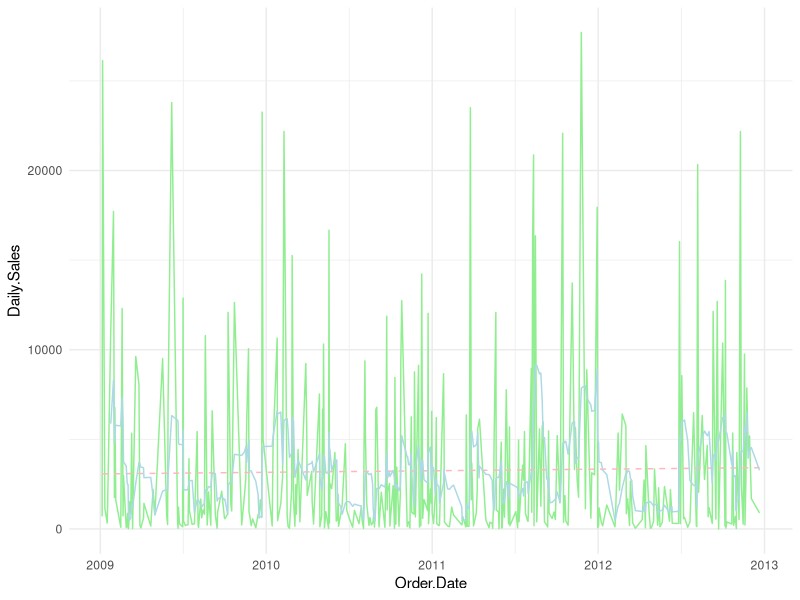

Source code (R):
#10.	Perform trend analysis for the given sales data.

library(dplyr)
library(zoo)
library(ggplot2)

sales_data<-read.csv("SalesData.csv")
#View(sales_data)
head(sales_data)

sales_data$Order.Date<-as.Date(sales_data$Order.Date,format = "%m/%d/%Y")
head(sales_data)

daily_sales<-sales_data %>%
  group_by(Order.Date) %>%
  summarise(Daily.Sales=sum(Sales,na.rm = TRUE)) %>%
  arrange(Order.Date)

daily_sales<-daily_sales %>%
  mutate(Moving_Average = rollmean(Daily.Sales,k=7,fill=NA,align = "right"))

model<-lm(Daily.Sales~Order.Date, data = daily_sales)
daily_sales$Trend<-predict(model)

ggplot(daily_sales, aes(x=Order.Date))+
  geom_line(aes(y=Daily.Sales),color= "lightgreen")+
  geom_line(aes(y=Trend),color= "lightpink", linetype= "dashed")+
  geom_line(aes(y=Moving_Average),color= "lightblue")+
  theme_minimal()
  
